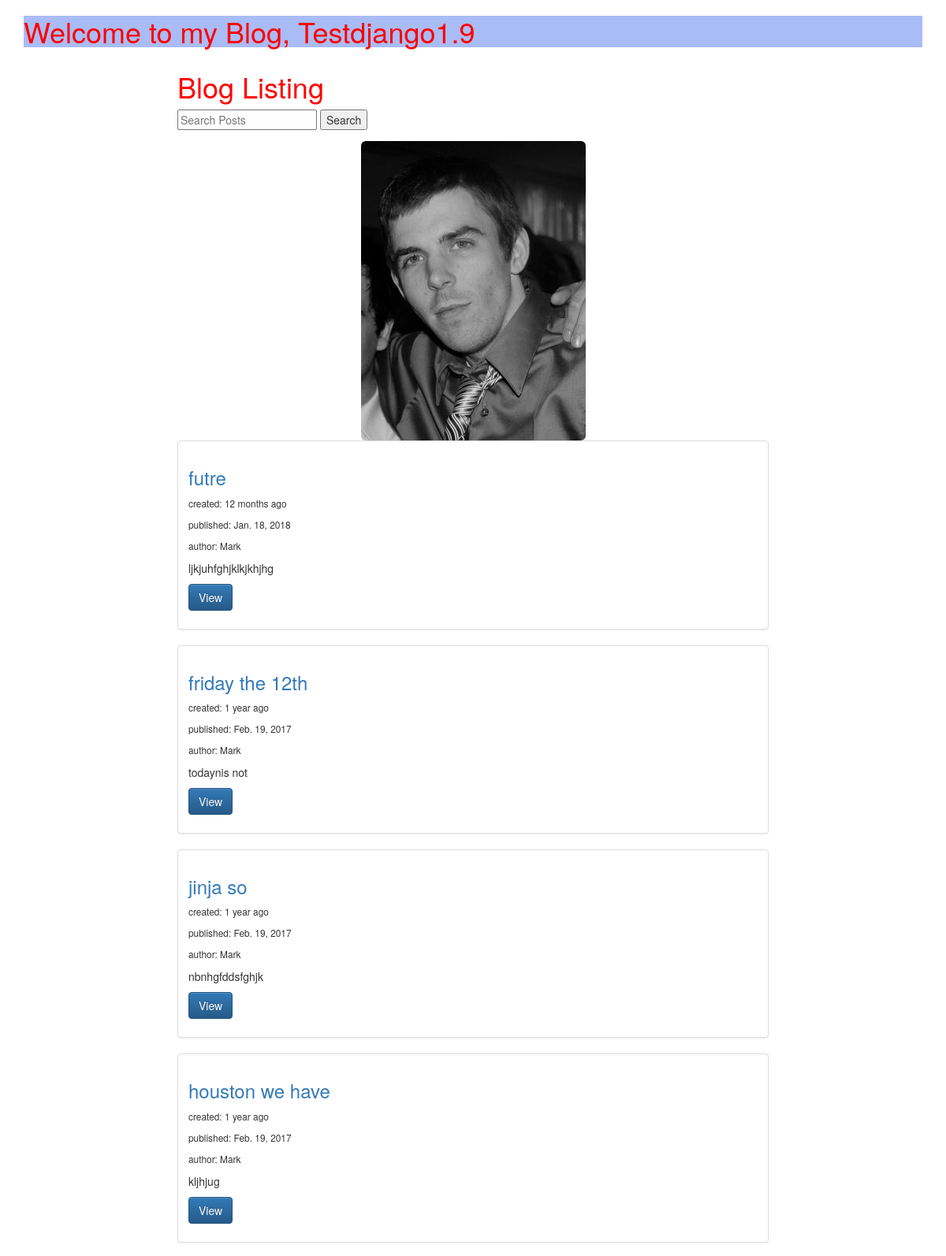
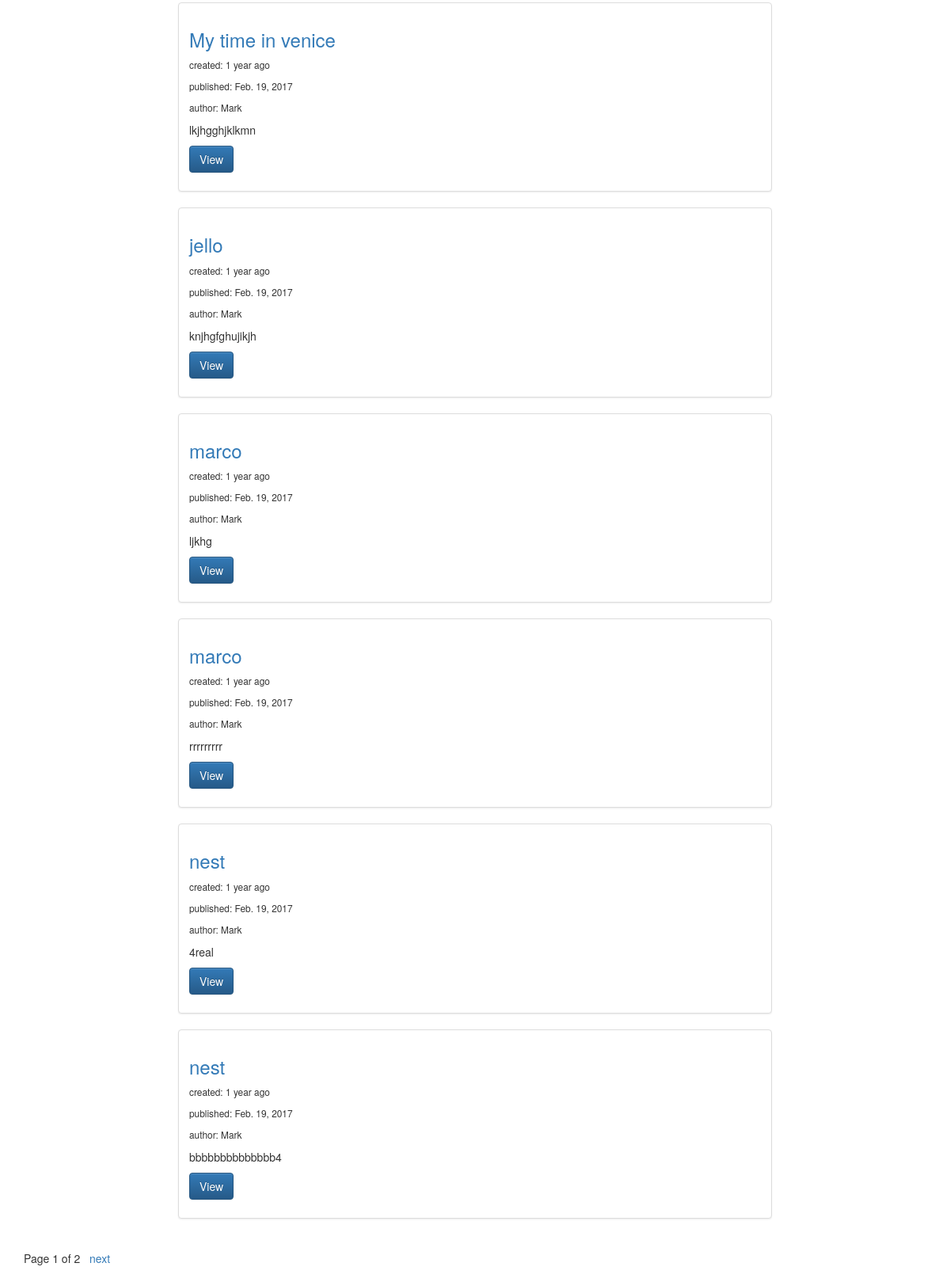
/posts/, run on the app's committed database (2 pictures, top to bottom).
### posts/models.py (models this page shows, shortened)
class BPost(models.Model):
    title = models.CharField(max_length=120)
    image = models.ImageField(upload_to=uploadLocation,
                             null=True,
                             blank=True,
                             height_field = 'height_field',
                             width_field = 'width_field')
    height_field = models.IntegerField(default=0)
    width_field = models.IntegerField(default=0)
    content = models.TextField() #allows much more chars than CharField
    updated = models.DateTimeField(auto_now=True, auto_now_add=False)
    timestamp = models.DateTimeField(auto_now=False, auto_now_add=True)
    user_created_by = models.ForeignKey(settings.AUTH_USER_MODEL, default=1)
    is_draft = models.BooleanField(default=False)
    publish_date = models.DateField(auto_now=False, auto_now_add=False, default=date.today)
    objects = BPostManager()
    def get_absolute_url(self):
        aSlug = self.getSlug()
        absUrl = reverse("postsApp:detail", kwargs={'postId': self.id, 'slug': aSlug})
        return absUrl
    def getSlug(self):
        return slugify(self.title)

### posts/views.py (the view)
def bposts_list(request):	#read/retrieve
    queryset_list = BPost.objects.active().order_by('-updated')
    if request.user.is_staff or request.user.is_superuser:
        queryset_list = BPost.objects.all().order_by('-updated')
    today = date.today()    #to be used in template
    clientQuery = request.GET.get('q')
    if clientQuery:
        queryset_list = queryset_list.filter(
            Q(title__icontains=clientQuery) | Q(content__icontains=clientQuery)
        )
    paginator = Paginator(queryset_list, 10) # Show 10 blog posts per page
    page_request_var = 'pageNum'     #can be any string you wish, put it in a var so its dynamic
    page = request.GET.get(page_request_var)
    try:
        queryset = paginator.page(page)
    except PageNotAnInteger:
        queryset = paginator.page(1)
    except EmptyPage:
        queryset = paginator.page(paginator.num_pages)
    context = {'title': 'Blog Listing', 'object_list': queryset,
               'page_request_var': page_request_var, 'today':today,
               'qCache': clientQuery}
    return render(request, "posts/index.html", context)

### posts/models.py (called while the page is built)
    def active(self, *args, **kwargs):
        return super(BPostManager, self).filter(is_draft=False).filter(publish_date__lte=date.today())

### posts/templates/posts/index.html (shortened to what this page needs)
{% extends "posts/base.html" %}
{% load staticfiles %}
{% block mycontent %}
<div class="row">
<div class="col-sm-8 col-sm-offset-2">
  <h1>{{ title }}</h1>
</div>
</div>
<div class="row">
  <div class="col-sm-8 col-sm-offset-2">
    <form method="GET" action="">
      <input type="text" name="q" placeholder="Search Posts" {% if qCache %}value={{ qCache }}{% endif %}>
      <input type="submit" value="Search">
    </form>
  </div>
</div>
<div class="row">
  <div class="col-sm-8 col-sm-offset-2">
    <img src='{% static "img/fbook.png" %}' class="img-responsive center-block img-rounded" />
  </div>
</div>
{% for obj in object_list %}
<div class="row">
  <div class="col-sm-8 col-sm-offset-2">
    <div class="thumbnail">
      <div class="caption">
        <h3><a href='{{ obj.get_absolute_url }}'>{{ obj.title }} </a>
        </h3>
        <p><small>created: {{ obj.timestamp|timesince }} ago</small></p>
        <p><small>published: {{ obj.publish_date }}</small></p>
        {% if obj.user_created_by %}
        <p><small>author: {{ obj.user_created_by }} </small></p>
        {% endif %}
        <p>{{ obj.content|linebreaks|truncatechars:200 }}</p>
        <p><a href='{{ obj.get_absolute_url }}' class="btn btn-primary" role="button">View</a> </p>
      </div>
    </div>
  </div>
</div>
{% endfor %}
<div class="pagination">
    <span class="step-links">
        <span class="current">
            Page {{ object_list.number }} of {{ object_list.paginator.num_pages }}
        </span>
        {% if object_list.has_next %}
            <a href="?{{page_request_var}}={{ object_list.next_page_number }}{% if request.GET.q %}&q={{ qCache }}{% endif %}"> &nbsp; next</a>
        {% endif %}
    </span>
</div>
{% endblock %}

### posts/templates/posts/base.html (shortened to what this page needs)
{% load staticfiles %}
<html>
<head>
  <link rel="stylesheet" href="https://maxcdn.bootstrapcdn.com/bootstrap/3.3.7/css/bootstrap.min.css"
>
  <link rel="stylesheet" href="https://maxcdn.bootstrapcdn.com/bootstrap/3.3.7/css/bootstrap-theme.min.css"
>
  <!-- 'static' template tag will prefix the specified path with STATIC_URL
  Need to {% load staticfiles %} first-->
  <link rel='stylesheet' href='{% static "css/base.css" %}'/>
</head>
<body>
  <div class="container">
    <h1 style="background-color:#A9BCF5">Welcome to my Blog, Testdjango1.9</h1>
  </div>
  <div class="container">
    {% block mycontent %}
    {% endblock %}
  </div>
</body>
</html>

### static/css/base.css (style rules this page uses)
h1 { color: red; }

### data on the page
BPost: title "futre", timestamp "12 months", publish_date "Jan. 18, 2018", user_created_by "Mark", content "ljkjuhfghjklkjkhjhg"
BPost: title "friday the 12th", timestamp "1 year", publish_date "Feb. 19, 2017", user_created_by "Mark", content "todaynis not"
BPost: title "jinja so", timestamp "1 year", publish_date "Feb. 19, 2017", user_created_by "Mark", content "nbnhgfddsfghjk"
BPost: title "houston we have", timestamp "1 year", publish_date "Feb. 19, 2017", user_created_by "Mark", content "kljhjug"
BPost: title "My time in venice", timestamp "1 year", publish_date "Feb. 19, 2017", user_created_by "Mark", content "lkjhgghjklkmn"
BPost: title "jello", timestamp "1 year", publish_date "Feb. 19, 2017", user_created_by "Mark", content "knjhgfghujikjh"
BPost: title "marco", timestamp "1 year", publish_date "Feb. 19, 2017", user_created_by "Mark", content "ljkhg"
BPost: title "marco", timestamp "1 year", publish_date "Feb. 19, 2017", user_created_by "Mark", content "rrrrrrrrr"
BPost: title "nest", timestamp "1 year", publish_date "Feb. 19, 2017", user_created_by "Mark", content "4real"
BPost: title "nest", timestamp "1 year", publish_date "Feb. 19, 2017", user_created_by "Mark", content "bbbbbbbbbbbbbb4"

### other printed values
{{ title }} "Blog Listing"
{{ object_list.number }} "1"
{{ object_list.paginator.num_pages }} "2"
